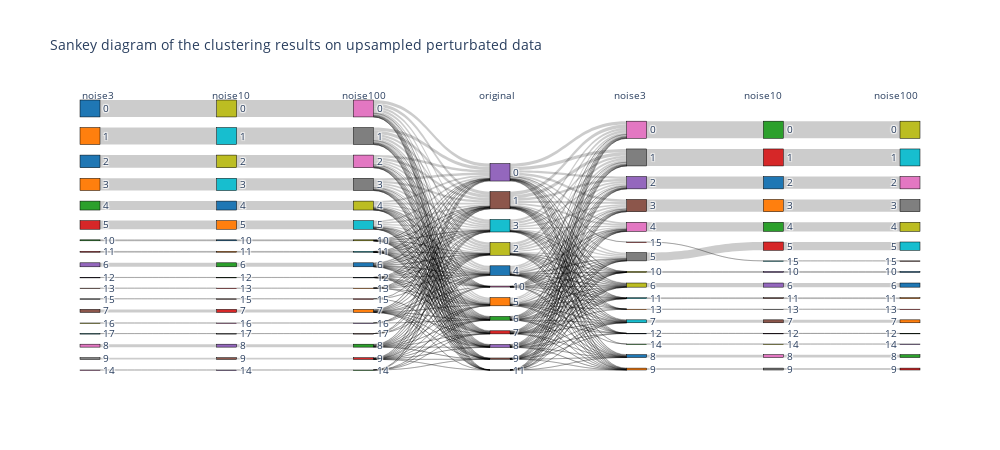

Notebook code for this chart:
### Code cell
upsample_df = labels_df[(labels_df['upsampled_perturbated_noise3_0'] != 'nan') & 
    (labels_df['upsampled_perturbated_noise3_1'] != 'nan')][columns_to_visualize_upsample]

sankey_plot_with_labels(
    labels=[upsample_df[column] for column in columns_to_visualize_upsample],
    labels_titles=['noise3', 'noise10', 'noise100', 'original', 'noise3', 'noise10', 'noise100'],
    title='Sankey diagram of the clustering results on upsampled perturbated data',
    width=1000,
    height=450
)

### Figure 1 — Plotly figure (JSON) as saved in the notebook; plotly's stock layout.template omitted (floating-point values rounded to 4 significant figures; data arrays with more than 128 entries replaced by an {"elided": "..."} marker saying what was removed)
{"data": [{"link": {"source": {"elided": "406 int values"}, "target": {"elided": "406 int values"}, "value": {"elided": "406 int values"}}, "node": {"color": ["#1f77b4", "#ff7f0e", "#2ca02c", "#d62728", "#9467bd", "#8c564b", "#e377c2", "#7f7f7f", "#bcbd22", "#17becf", "#1f77b4", "#ff7f0e", "#2ca02c", "#d62728", "#9467bd", "#8c564b", "#e377c2", "#7f7f7f", "#bcbd22", "#17becf", "#1f77b4", "#ff7f0e", "#2ca02c", "#d62728", "#9467bd", "#8c564b", "#e377c2", "#7f7f7f", "#bcbd22", "#17becf", "#1f77b4", "#ff7f0e", "#2ca02c", "#d62728", "#9467bd", "#8c564b", "#e377c2", "#7f7f7f", "#bcbd22", "#17becf", "#1f77b4", "#ff7f0e", "#2ca02c", "#d62728", "#9467bd", "#8c564b", "#e377c2", "#7f7f7f", "#bcbd22", "#17becf", "#1f77b4", "#ff7f0e", "#2ca02c", "#d62728", "#9467bd", "#8c564b", "#e377c2", "#7f7f7f", "#bcbd22", "#17becf", "#1f77b4", "#ff7f0e", "#2ca02c", "#d62728", "#9467bd", "#8c564b", "#e377c2", "#7f7f7f", "#bcbd22", "#17becf", "#1f77b4", "#ff7f0e", "#2ca02c", "#d62728", "#9467bd", "#8c564b", "#e377c2", "#7f7f7f", "#bcbd22", "#17becf", "#1f77b4", "#ff7f0e", "#2ca02c", "#d62728", "#9467bd", "#8c564b", "#e377c2", "#7f7f7f", "#bcbd22", "#17becf", "#1f77b4", "#ff7f0e", "#2ca02c", "#d62728", "#9467bd", "#8c564b", "#e377c2", "#7f7f7f", "#bcbd22", "#17becf", "#1f77b4", "#ff7f0e", "#2ca02c", "#d62728", "#9467bd", "#8c564b", "#e377c2", "#7f7f7f", "#bcbd22", "#17becf", "#1f77b4", "#ff7f0e", "#2ca02c", "#d62728"], "label": ["0", "1", "10", "11", "12", "13", "14", "15", "16", "17", "2", "3", "4", "5", "6", "7", "8", "9", "0", "1", "10", "11", "12", "13", "14", "15", "16", "17", "2", "3", "4", "5", "6", "7", "8", "9", "0", "1", "10", "11", "12", "13", "14", "15", "16", "17", "2", "3", "4", "5", "6", "7", "8", "9", "0", "1", "10", "11", "2", "3", "4", "5", "6", "7", "8", "9", "0", "1", "10", "11", "12", "13", "14", "15", "2", "3", "4", "5", "6", "7", "8", "9", "0", "1", "10", "11", "12", "13", "14", "15", "2", "3", "4", "5", "6", "7", "8", "9", "0", "1", "10", "11", "12", "13", "14", "15", "2", "3", "4", "5", "6", "7", "8", "9"], "line": {"color": "black", "width": 0.5}, "pad": 15, "thickness": 20}, "type": "sankey"}], "layout": {"annotations": [{"showarrow": false, "text": "noise3", "x": 0, "xref": "x", "y": 1.05, "yref": "paper"}, {"showarrow": false, "text": "noise10", "x": 1, "xref": "x", "y": 1.05, "yref": "paper"}, {"showarrow": false, "text": "noise100", "x": 2, "xref": "x", "y": 1.05, "yref": "paper"}, {"showarrow": false, "text": "original", "x": 3, "xref": "x", "y": 1.05, "yref": "paper"}, {"showarrow": false, "text": "noise3", "x": 4, "xref": "x", "y": 1.05, "yref": "paper"}, {"showarrow": false, "text": "noise10", "x": 5, "xref": "x", "y": 1.05, "yref": "paper"}, {"showarrow": false, "text": "noise100", "x": 6, "xref": "x", "y": 1.05, "yref": "paper"}], "font": {"size": 10}, "height": 450, "plot_bgcolor": "rgba(0,0,0,0)", "title": {"text": "Sankey diagram of the clustering results on upsampled perturbated data"}, "width": 1000, "xaxis": {"showgrid": false, "visible": false, "zeroline": false}, "yaxis": {"showgrid": false, "visible": false, "zeroline": false}}}
